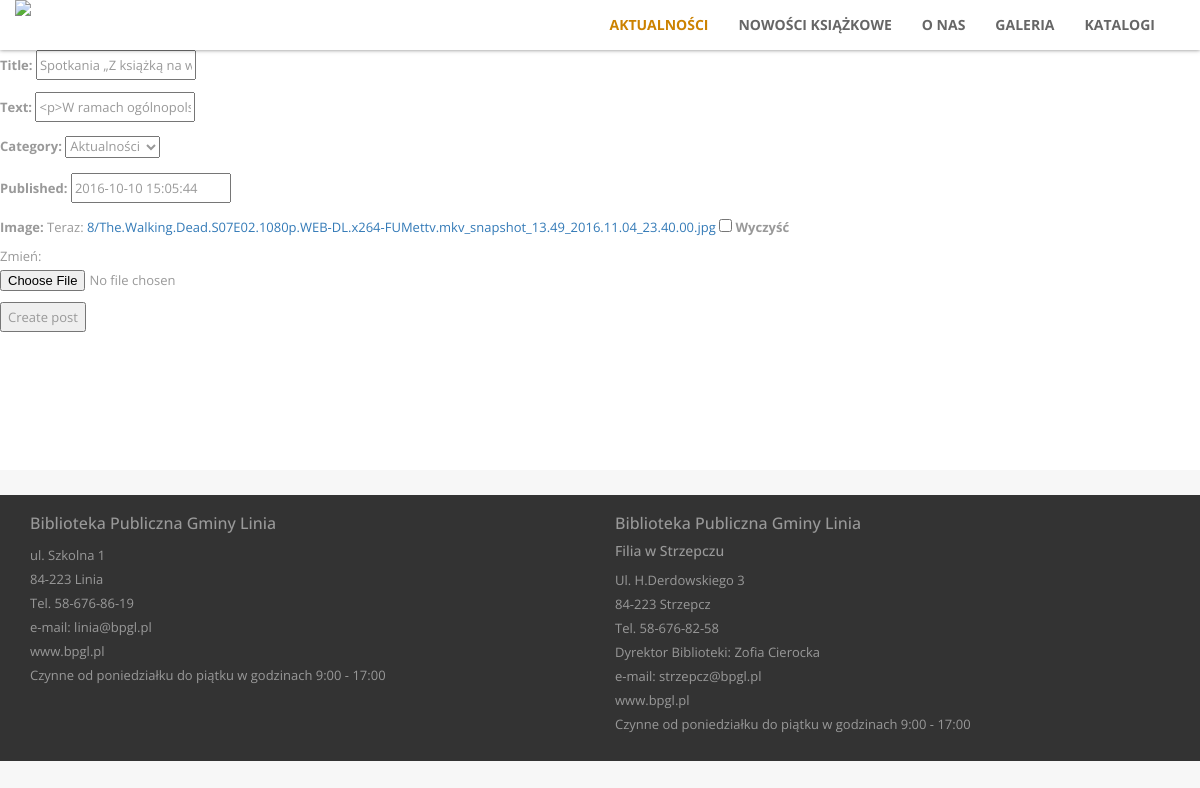
Page /spotkania-z-ksiazka-na-walizkach/edit/ on the earlier database version.
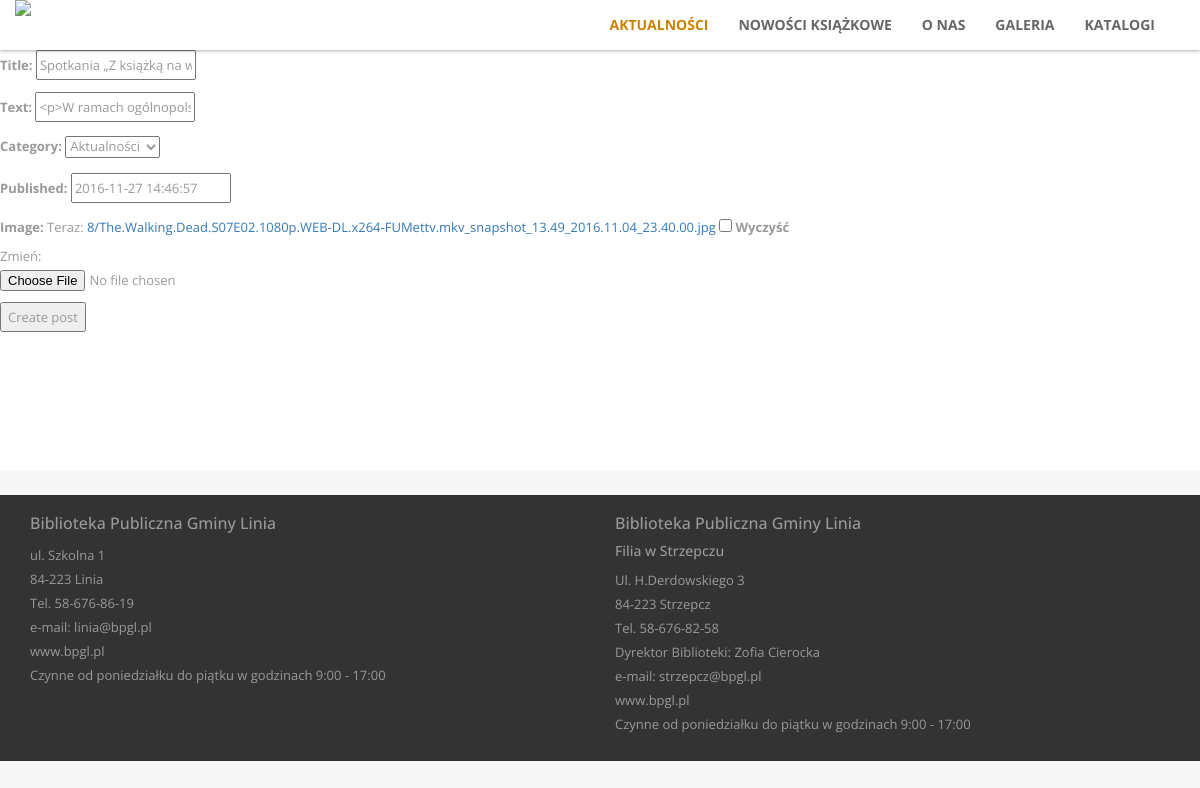
Same page on the later database version.
### posts/models.py (models this page shows, shortened)
class Post(models.Model):
    author = models.ForeignKey('auth.User', default=1)
    title = models.CharField(max_length=200)
    slug = models.SlugField(unique=True)
    image = models.ImageField(upload_to=upload_location,
                              null=True,
                              blank=True)
    text = models.TextField()
    published = models.DateTimeField(blank=True, null=True)
    updated = models.DateTimeField(auto_now=True, auto_now_add=False)
    category = models.ForeignKey('posts.Category')
    class Meta:
        ordering = ["-published"]

class Category(models.Model):
    title = models.CharField(max_length=120)
    slug = models.SlugField(unique=True)
    def __str__(self):
        return self.title

### posts/views.py (the view)
# urls.py: url(r'^(?P<slug>[\w-]+)/edit/$', post_update, name='update'),
def post_update(request, slug):
    instance = get_object_or_404(Post, slug=slug)
    form = PostForm(request.POST or None, request.FILES or None, instance=instance)
    if form.is_valid():
        instance = form.save(commit=False)
        instance.save()
        messages.success(request, "<a href='#'>Item</a> Saved", extra_tags='html_safe')
        return HttpResponseRedirect(instance.get_absolute_url())
    context = {
        "title": instance.title,
        "instance": instance,
        "form": form,
    }
    return render(request, "post_form.html", context)

### posts/forms.py
class PostForm(forms.ModelForm):
    class Meta:
        model = Post
        widgets = {
            'text': SummernoteWidget(),
        }
        fields = [
            "title",
            "text",
            "category",
            "published",
            "image",
        ]

### templates/post_form.html
{% extends 'base.html' %}
{% block content %}
    <div class="post">
        <form method='POST' action='' enctype='multipart/form-data'>{% csrf_token %}
            {{ form.as_p|safe }}
            <input type="submit" value="Create post">
        </form>
    </div>
{% endblock %}

### templates/base.html (shortened to what this page needs)
{% load staticfiles %}
<!DOCTYPE html>
<html lang="en" xmlns="http://www.w3.org/1999/html">
  <head>
    <link rel="stylesheet" href="{% static 'css/bootstrap.min.css' %}">
    <link rel="stylesheet" href="{% static 'css/carousel.css' %}">
    <link rel="stylesheet" href="{% static 'css/style.css' %}">
  </head>
  <body>
    <nav class="navbar navbar-inverse navbar-fixed-top">
      <div class="container">
        <div class="navbar-header">
          <a class="navbar-brand" href="/"><img src="{% static 'img/logo.jpg' %}"></a>
        </div>
        <div id="navbar" class="collapse navbar-collapse">
          <ul class="nav navbar-nav">
            <li class="active"><a href="#aktualnosci">Aktualności</a></li>
            <li><a href="#ksiazki">Nowości książkowe</a></li>
            <li><a href="#o_bibliotece">O nas</a></li>
            <li><a href="#galeria">Galeria</a></li>
            <li><a href="#contact">Katalogi</a></li>
          </ul>
        </div>
      </div>
    </nav>
    {% block content %}
    {% endblock %}
      <footer>
        <div class="container">
            <div class="row">
                    <div class="col-md-6">
                        <h3>Biblioteka Publiczna Gminy Linia</h3>
                        ul. Szkolna 1<br>
                        84-223 Linia<br>
                        Tel. 58-676-86-19<br>
                        e-mail: linia@bpgl.pl<br>
                        www.bpgl.pl<br>
                        Czynne od poniedziałku do piątku w godzinach 9:00 - 17:00<br>
                    </div>
                    <div class="col-md-6">
                        <h3>Biblioteka Publiczna Gminy Linia</h3>
                        <h5>Filia w Strzepczu</h5>
                        Ul. H.Derdowskiego 3<br>
                        84-223 Strzepcz<br>
                        Tel. 58-676-82-58<br>
                        Dyrektor Biblioteki: Zofia Cierocka<br>
                        e-mail: strzepcz@bpgl.pl<br>
                        www.bpgl.pl<br>
                        Czynne od poniedziałku do piątku w godzinach 9:00 - 17:00<br>
                    </div>
            </div>
        </div>
      </footer>
  </body>
</html>

### posts/static/css/style.css (style rules this page uses)
body { padding-top: 50px; background-color: #f7f7f7; font-family: 'Open Sans', sans-serif; color: #999; font-size: 13px; line-height: 24px; }
nav { background: #FFF; box-shadow: 0 0 4px rgba(0,0,0,0.5); }
.navbar-brand { padding: 0px; }
.navbar-inverse { background-color: #fff; color: #666; border: none; }
.navbar-nav { float: right; }
.navbar-inverse .navbar-nav>li>a { color: #666; font-size: 14px; font-weight: 700; text-transform: uppercase; }
.post { background-color: #fff; height: 420px; margin-bottom: 25px; }
h3 { font-size: 16px; }
.navbar-inverse .navbar-nav > .active > a, .navbar-inverse .navbar-nav > .active > a:focus, .navbar-inverse .navbar-nav > .active > a:hover, .navbar-inverse .navbar-nav > li > a:hover, .navbar-inverse .navbar-nav > li > a:focus { background-color: #fff; color: #CC8200; }
footer { background: #333; padding-bottom: 25px; }

Differences in the rows shown:
changed Post "Aktualności": published "2016-10-10 15:05:44" → "2016-11-27 14:46:57"
